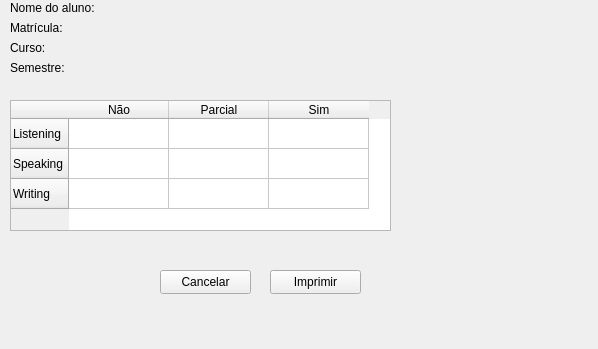
<?xml version="1.0" encoding="UTF-8"?>
<ui version="4.0">
 <class>Form</class>
 <widget class="QWidget" name="Form">
  <property name="geometry">
   <rect>
    <x>0</x>
    <y>0</y>
    <width>598</width>
    <height>349</height>
   </rect>
  </property>
  <property name="windowTitle">
   <string>Ficha de acompanhamento</string>
  </property>
  <widget class="QLabel" name="label_4">
   <property name="geometry">
    <rect>
     <x>10</x>
     <y>60</y>
     <width>201</width>
     <height>16</height>
    </rect>
   </property>
   <property name="text">
    <string>Semestre:</string>
   </property>
  </widget>
  <widget class="QLabel" name="label_2">
   <property name="geometry">
    <rect>
     <x>10</x>
     <y>20</y>
     <width>201</width>
     <height>16</height>
    </rect>
   </property>
   <property name="text">
    <string>Matrícula:</string>
   </property>
  </widget>
  <widget class="QLabel" name="label_3">
   <property name="geometry">
    <rect>
     <x>10</x>
     <y>40</y>
     <width>201</width>
     <height>16</height>
    </rect>
   </property>
   <property name="text">
    <string>Curso:</string>
   </property>
  </widget>
  <widget class="QPushButton" name="pushButton_8">
   <property name="geometry">
    <rect>
     <x>160</x>
     <y>270</y>
     <width>91</width>
     <height>24</height>
    </rect>
   </property>
   <property name="text">
    <string>Cancelar</string>
   </property>
  </widget>
  <widget class="QLabel" name="label">
   <property name="geometry">
    <rect>
     <x>10</x>
     <y>0</y>
     <width>201</width>
     <height>16</height>
    </rect>
   </property>
   <property name="text">
    <string>Nome do aluno:</string>
   </property>
  </widget>
  <widget class="QPushButton" name="pushButton_9">
   <property name="geometry">
    <rect>
     <x>270</x>
     <y>270</y>
     <width>91</width>
     <height>24</height>
    </rect>
   </property>
   <property name="text">
    <string>Imprimir</string>
   </property>
  </widget>
  <widget class="QTableWidget" name="tableWidget">
   <property name="geometry">
    <rect>
     <x>10</x>
     <y>100</y>
     <width>381</width>
     <height>131</height>
    </rect>
   </property>
   <row>
    <property name="text">
     <string>Listening</string>
    </property>
   </row>
   <row>
    <property name="text">
     <string>Speaking</string>
    </property>
   </row>
   <row>
    <property name="text">
     <string>Writing</string>
    </property>
   </row>
   <column>
    <property name="text">
     <string>Não</string>
    </property>
   </column>
   <column>
    <property name="text">
     <string>Parcial</string>
    </property>
   </column>
   <column>
    <property name="text">
     <string>Sim</string>
    </property>
   </column>
  </widget>
 </widget>
 <resources/>
 <connections/>
</ui>
